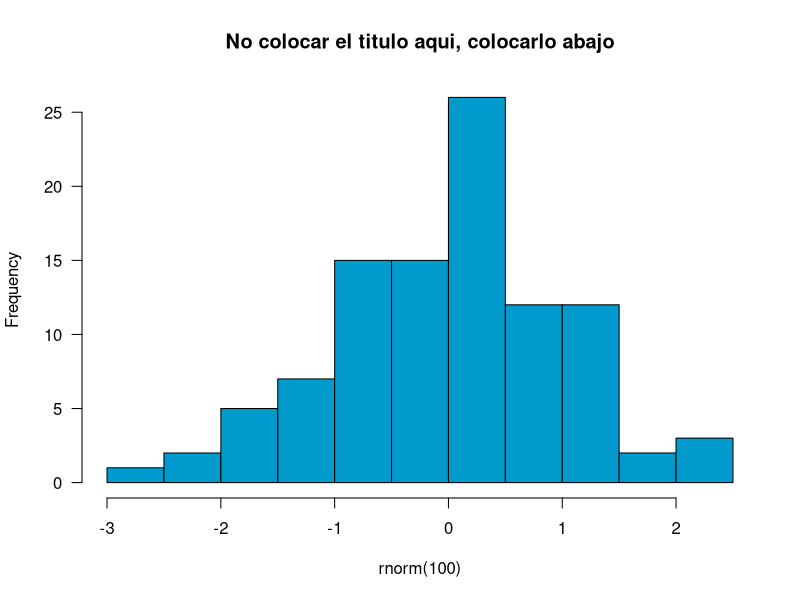

This figure's R source: (Note: this script raises an error after producing the figure.)
## ---- chunk 1
x <- rnorm(n=100, mean=70, sd=5)
mean(x)
## ---- chunk 2
hist(rnorm(100), main='No colocar el titulo aqui, colocarlo abajo',
     col='deepskyblue3', las=1)
## ---- chunk 3
knitr::include_graphics("byhand.png")
